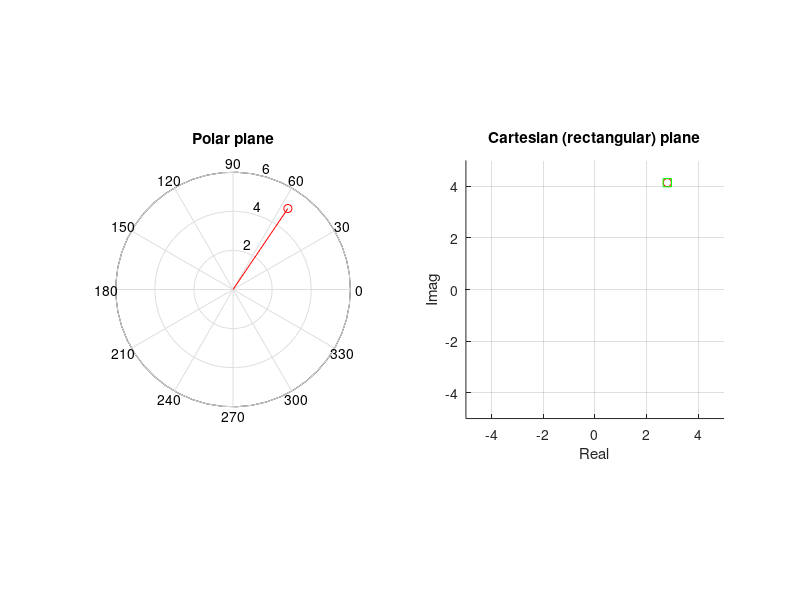

Write the MATLAB code that produced this figure.
%% Euler's formula
% formula: M * e^(i*k) = M (cos(k) + i*sin(k))
% i : the imagery operator. square root of i is -1
% k : angle with respect to the positive real axis (phase)
% M : length or distance from the origin (magnitude)
% this formula describe a vector in a complex (polar) plane.
% will be very useful later on interpreting fourier coefficients.
M = 5;
k = pi/3.22;

meik = M*exp(1i*k);

%plot on polar plane
figure, clf
subplot(121)
polar([0 k],[0 M],'r'), hold on
polar(k, M,'ro')
title('Polar plane')

%plot on complex plane
subplot(122), hold on
plot(meik,'ro')
plot(real(meik),imag(meik),'gs')
axis([-1 1 -1 1]*abs(meik))
axis square
xlabel('Real'), ylabel('Imag')
grid on
title('Cartesian (rectangular) plane')